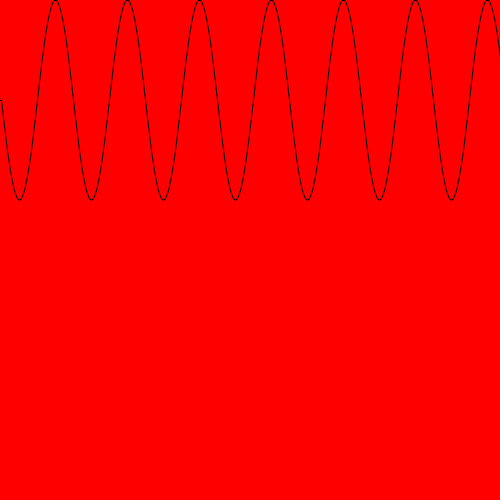
Frame 1 (no input)
Frame 60 (the mouse pressed at the canvas centre just before this capture): identical to frame 1, image omitted
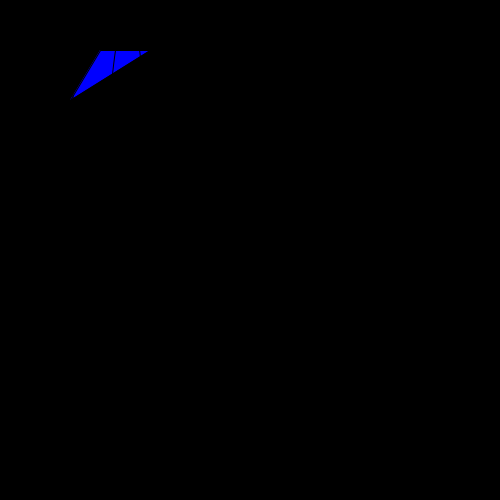
Frame 120 (the mouse held since frame 60 and released just before this capture)

The Processing sketch that drew these frames (run headless with seeded random() and noise(); from frame 60 on, the mouse is pressed at the canvas centre):

// Processing sketch: processing_129583
// ── processing_129583.pde

float timer = 0.0;
float timer2 = 4.0;
float myscale = 1;
float myscaleSpeed = 0.4;
float waveHeight = 5;

void setup()
{
  size(500,500);
  frameRate(30);
}

void draw()
{
  background(0);
  
  myscale = myscale + myscaleSpeed;
  timer = timer + (1.0 / 30.0);
  
  if (timer >= 2.0 && timer < 3.0)
  {
    rect(0,0,100,100);
  }
  else if (timer >= 3.0 && timer < 3.5)
  {
    ellipse(300,300,200,200);
  }
  else if (timer > 3.0 && timer < 4.0)
  {
    triangle(70,100,150,50,100,50);
    myscale = 1.0;
  }
  else if (timer > 4.0 && timer < 7.0)
  {
  timer2 = timer2 + (2.0 / 30.0);
  
    fill(0,0,255);
    pushMatrix();
    stroke(0);
    translate(width/2, height/2);
    rotate(timer2);
    scale(myscale);
    rect(0,0,10,10);
    popMatrix();
  }
  else
  {
    background(255,0,0);
  }
  float starty = 100.0;
  
  float ly = starty;
  float lx = 0.0;
  
  float endx = 500.0;
  float endy = 100.0;
  
  while (lx < endx)
  {
  fill(0,0,255);
  float waveHeight = 100;
  float waveFrequency = 5;
  float nextX = lx + 1;
  float nextY = starty + waveHeight * sin(radians(lx * waveFrequency));
  line(lx, ly, nextX, nextY);
  ly = nextY;
  lx = nextX;
  }
}
